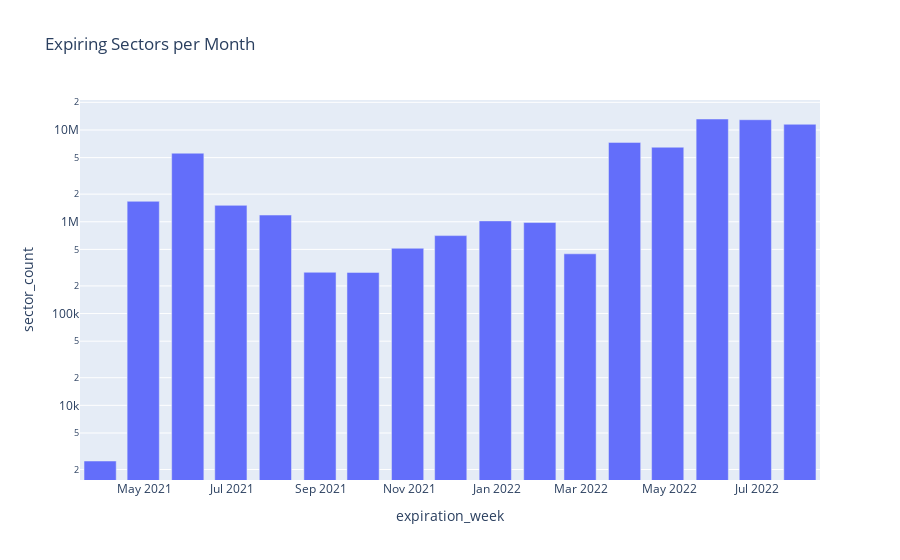

This figure's notebook cell:
### Markdown cell above
## Upcoming sector expiration, monthly, network-wide

### Code cell
z_df = fig_df.groupby('expiration_week').sector_count.sum()
z_df = z_df.resample('1m').sum().reset_index()

px.bar(z_df,
        x='expiration_week',
        y='sector_count',
        title='Expiring Sectors per Month',
        log_y=True,
        labels={'value': 'Sectors',
                'time': 'Timestamp'})

### Figure 1 — Plotly figure (JSON) as saved in the notebook; plotly's stock layout.template omitted (floating-point values rounded to 4 significant figures)
{"data": [{"alignmentgroup": "True", "hovertemplate": "expiration_week=%{x}<br>sector_count=%{y}<extra></extra>", "legendgroup": "", "marker": {"color": "#636efa"}, "name": "", "offsetgroup": "", "orientation": "v", "showlegend": false, "textposition": "auto", "type": "bar", "x": ["2021-03-31T00:00:00+00:00", "2021-04-30T00:00:00+00:00", "2021-05-31T00:00:00+00:00", "2021-06-30T00:00:00+00:00", "2021-07-31T00:00:00+00:00", "2021-08-31T00:00:00+00:00", "2021-09-30T00:00:00+00:00", "2021-10-31T00:00:00+00:00", "2021-11-30T00:00:00+00:00", "2021-12-31T00:00:00+00:00", "2022-01-31T00:00:00+00:00", "2022-02-28T00:00:00+00:00", "2022-03-31T00:00:00+00:00", "2022-04-30T00:00:00+00:00", "2022-05-31T00:00:00+00:00", "2022-06-30T00:00:00+00:00", "2022-07-31T00:00:00+00:00"], "xaxis": "x", "y": [2475, 1670694, 5582041, 1508831, 1182996, 281602, 280708, 514443, 706700, 1022000, 980608, 447600, 7322730, 6486588, 13167308, 12931418, 11532487], "yaxis": "y"}], "layout": {"autosize": true, "barmode": "relative", "legend": {"tracegroupgap": 0}, "title": {"text": "Expiring Sectors per Month"}, "xaxis": {"anchor": "y", "autorange": true, "domain": [0, 1], "range": ["2021-03-17", "2022-08-14"], "title": {"text": "expiration_week"}, "type": "date"}, "yaxis": {"anchor": "x", "autorange": true, "domain": [0, 1], "range": [3.187, 7.326], "title": {"text": "sector_count"}, "type": "log"}}}
